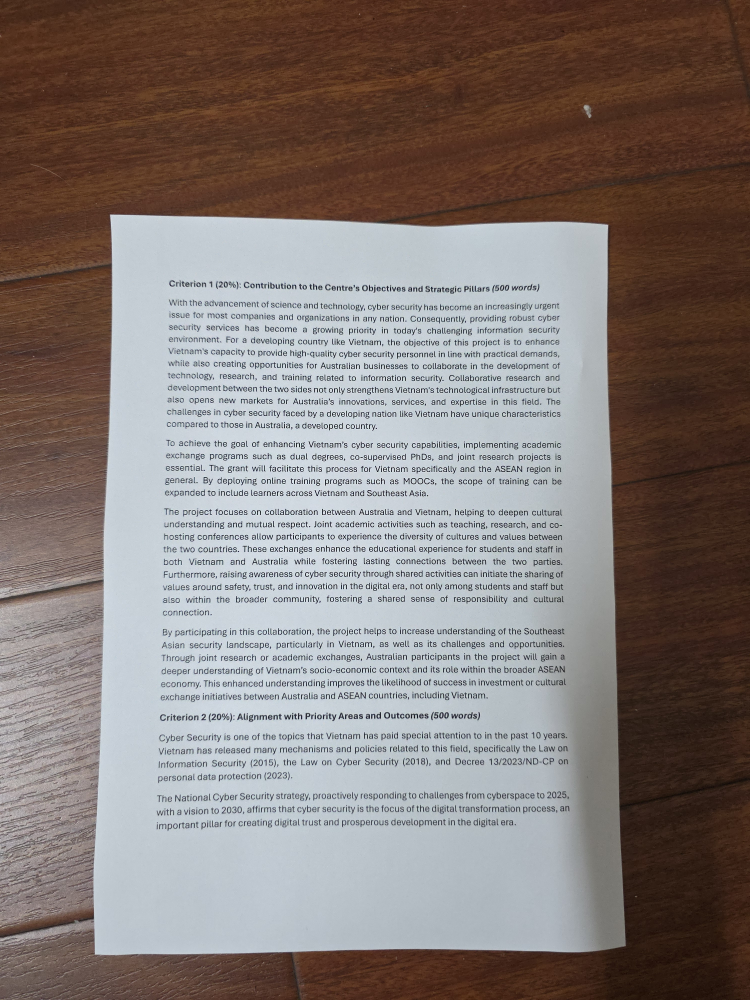
#> input picture images/image_2.jpg, 3000 x 4000 px, given in place of image_1.jpg, which was not available (shown at 1/4 size)
$ jupyter execute main_pipeline.ipynb   (text cells are left out)
#> lines starting #> are read from the running program, lines starting #| are printed output that depends on the picture; after the words box and inside, x2 and y2 are one past the last pixel; in counts of white or black regions, pixels touching at a corner belong together; pictures that were not available may be replaced by others from this repository, and a replacement may not be noted
[cell 1]
import os
import urllib.request
import cv2
import numpy as np
import matplotlib.pyplot as plt

# Configure global Matplotlib display settings
plt.rcParams['figure.figsize'] = (10, 8)

def show_image(image, title="Image", figsize=(8, 6)):
    """
    Cross-platform image display utility using Matplotlib.
    Automatically handles both RGB (color) and Grayscale images.
    """
    plt.figure(figsize=figsize)
    if len(image.shape) == 3:
        img_rgb = cv2.cvtColor(image, cv2.COLOR_BGR2RGB)
        plt.imshow(img_rgb)
    else:
        plt.imshow(image, cmap='gray')
    plt.title(title)
    plt.axis('off')
    plt.show()

[cell 2]
def order_points(pts):
    """Sorts 4 points in order: top-left, top-right, bottom-right, bottom-left"""
    rect = np.zeros((4, 2), dtype="float32")

    s = pts.sum(axis=1)
    rect[0] = pts[np.argmin(s)]   # Top-left
    rect[2] = pts[np.argmax(s)]   # Bottom-right

    diff = np.diff(pts, axis=1)
    rect[1] = pts[np.argmin(diff)] # Top-right
    rect[3] = pts[np.argmax(diff)] # Bottom-left

    return rect

def four_point_transform(image, pts):
    """Applies a perspective transform to flatten the document"""
    rect = order_points(pts)
    (tl, tr, br, bl) = rect

    # Calculate width of the new image
    widthA = np.sqrt(((br[0] - bl[0]) ** 2) + ((br[1] - bl[1]) ** 2))
    widthB = np.sqrt(((tr[0] - tl[0]) ** 2) + ((tr[1] - tl[1]) ** 2))
    maxWidth = max(int(widthA), int(widthB))

    # Calculate height of the new image
    heightA = np.sqrt(((tr[0] - br[0]) ** 2) + ((tr[1] - br[1]) ** 2))
    heightB = np.sqrt(((tl[0] - bl[0]) ** 2) + ((tl[1] - bl[1]) ** 2))
    maxHeight = max(int(heightA), int(heightB))

    dst = np.array([
        [0, 0],
        [maxWidth - 1, 0],
        [maxWidth - 1, maxHeight - 1],
        [0, maxHeight - 1]], dtype="float32")

    M = cv2.getPerspectiveTransform(rect, dst)
    warped = cv2.warpPerspective(image, M, (maxWidth, maxHeight))

    return warped

[cell 3]
def process_document(image_path):
    # --- STEP 1: LOAD & PREPROCESS ---
#> called with image_path = 'images/image_1.jpg'
    image = cv2.imread(image_path)
#> image is the input picture: shape (4000, 3000, 3); mean B, G, R 119.7, 123.2, 132.8
    if image is None:
        print(f"Image not found at: {image_path}")
        return

    # Resize for faster processing while keeping the aspect ratio
    ratio = image.shape[0] / 500.0
#> ratio = 8
    orig = image.copy()
    image_resized = cv2.resize(image, (int(image.shape[1] / ratio), 500))
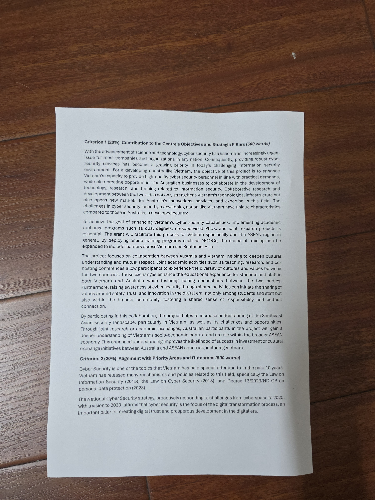
#> image_resized: shape (500, 375, 3); mean B, G, R 119.7, 123.2, 132.8

    gray = cv2.cvtColor(image_resized, cv2.COLOR_BGR2GRAY)
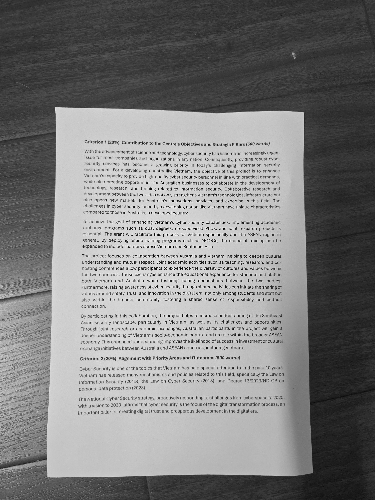
#> gray: shape (500, 375); min 1, max 245, mean 125.7
    gray = cv2.GaussianBlur(gray, (5, 5), 0)
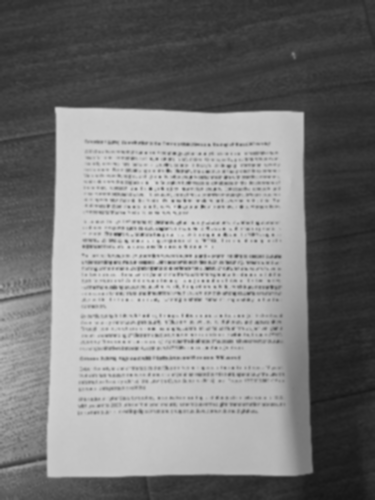
#> gray: shape (500, 375); min 22, max 222, mean 125.7

    # Edge Detection
    edged = cv2.Canny(gray, 75, 200)
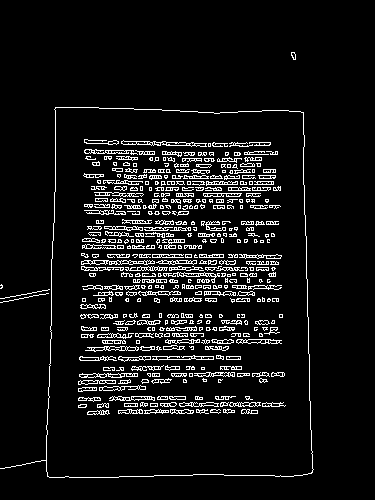
#> edged: shape (500, 375); 7.8% white in thin lines or dots, all inside (x1, y1, x2, y2) = (0, 52, 314, 478)
    show_image(edged, title="1. Canny Edge Detection")

    # --- STEP 2: FIND DOCUMENT CONTOUR ---
    cnts = cv2.findContours(edged.copy(), cv2.RETR_LIST, cv2.CHAIN_APPROX_SIMPLE)
#> cnts = 1257 contours, 1008 with area under 20; largest, box (x1, y1, x2, y2) and area: (0, 107, 314, 478) 93608, (46, 107, 314, 478) 93604, (121, 140, 207, 147) 234, (81, 260, 155, 265) 197, (79, 373, 138, 378) 160
    cnts = cnts[0] if len(cnts) == 2 else cnts[1]
    cnts = sorted(cnts, key=cv2.contourArea, reverse=True)[:5]
#> cnts = 5 contours; box (x1, y1, x2, y2) and area: (0, 107, 314, 478) 93608, (46, 107, 314, 478) 93604, (121, 140, 207, 147) 234, (81, 260, 155, 265) 197, (79, 373, 138, 378) 160

    screenCnt = None
    for c in cnts:
        peri = cv2.arcLength(c, True)
        approx = cv2.approxPolyDP(c, 0.02 * peri, True)

        # If the contour has 4 points, we assume it's the document
        if len(approx) == 4:
            screenCnt = approx
            break
#> this loop made 2 passes
#> (peri, screenCnt) on pass 2: (1265.3, [[56, 107], [303, 113], [310, 473], [47, 475]])
#> peri on pass 1: 1365.1

    if screenCnt is None:
        print("Document contour not clearly found. Using original image.")
        warped = orig
    else:
        # Scale the contour coordinates back to the original image size
        scaled_contour = (screenCnt * ratio).astype(int)
#> scaled_contour = [[448, 856], [2424, 904], [2480, 3784], [376, 3800]]

        # Draw contour on a copy of the original image
        debug_img_orig = orig.copy()
        cv2.drawContours(debug_img_orig, [scaled_contour], -1, (0, 255, 0), 5)
        show_image(debug_img_orig, title="2. Document Outline Detected")

        # Apply perspective transform
        warped = four_point_transform(orig, screenCnt.reshape(4, 2) * ratio)
#> in order_points, `s = pts.sum(axis=1)`: s = [1304, 3328, 6264, 4176]
#> in order_points, `diff = np.diff(pts, axis=1)`: diff = [408, -1520, 1304, 3424]
#> in four_point_transform, `rect = order_points(pts)`: rect has the same summary as scaled_contour in process_document
#> in four_point_transform, `(tl, tr, br, bl) = rect`: tl = [448, 856]; tr = [2424, 904]; br = [2480, 3784]; bl = [376, 3800]
#> in four_point_transform, `widthA = np.sqrt(((br[0] - bl[0]) ** 2) + ((br[1] - bl[1]) ** 2))`: widthA = 2104.1
#> in four_point_transform, `widthB = np.sqrt(((tr[0] - tl[0]) ** 2) + ((tr[1] - tl[1]) ** 2))`: widthB = 1976.6
#> in four_point_transform, `maxWidth = max(int(widthA), int(widthB))`: maxWidth = 2104
#> in four_point_transform, `heightA = np.sqrt(((tr[0] - br[0]) ** 2) + ((tr[1] - br[1]) ** 2))`: heightA = 2880.5
#> in four_point_transform, `heightB = np.sqrt(((tl[0] - bl[0]) ** 2) + ((tl[1] - bl[1]) ** 2))`: heightB = 2944.9
#> in four_point_transform, `maxHeight = max(int(heightA), int(heightB))`: maxHeight = 2944
#> in four_point_transform, `dst = np.array([ [0, 0], [maxWidth - 1, 0], [maxWidth - 1, maxHeight -..`: dst = [[0, 0], [2103, 0], [2103, 2943], [0, 2943]]
#> in four_point_transform, `M = cv2.getPerspectiveTransform(rect, dst)`: M = [[1.06, 0.0258, -494.9], [-0.0262, 1.08, -912.1], [-1.15e-05, 2.23e-05, 1]]
#> in four_point_transform, `warped = cv2.warpPerspective(image, M, (maxWidth, maxHeight))`:
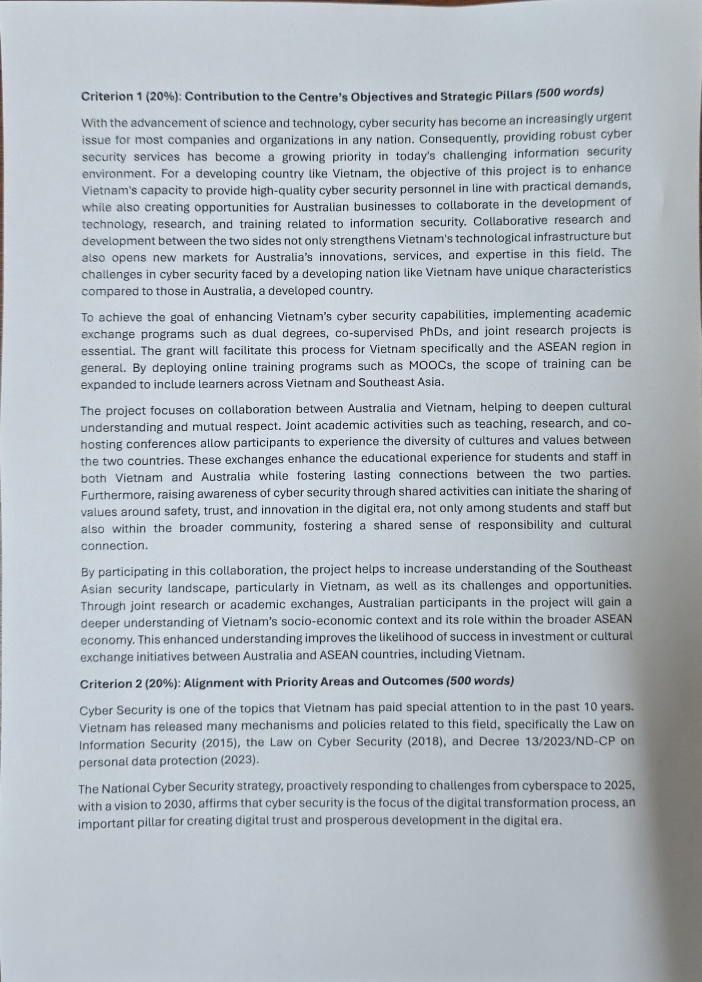
#> warped: shape (2944, 2104, 3) (shown at 1/3 size); mean B, G, R 193.9, 187.7, 179.9
        show_image(warped, title="3. Perspective Warp Applied")

    # --- STEP 3: ADAPTIVE BINARIZATION ---
    warped_gray = cv2.cvtColor(warped, cv2.COLOR_BGR2GRAY)
    blurred = cv2.GaussianBlur(warped_gray, (3, 3), 0)
    show_image(blurred, title="4. Blurred Grayscale")

    binary_1 = cv2.adaptiveThreshold(
        blurred,
        255,
        cv2.ADAPTIVE_THRESH_GAUSSIAN_C,
        cv2.THRESH_BINARY_INV, # Use INV to make text white, background black
        31,
        10
    )
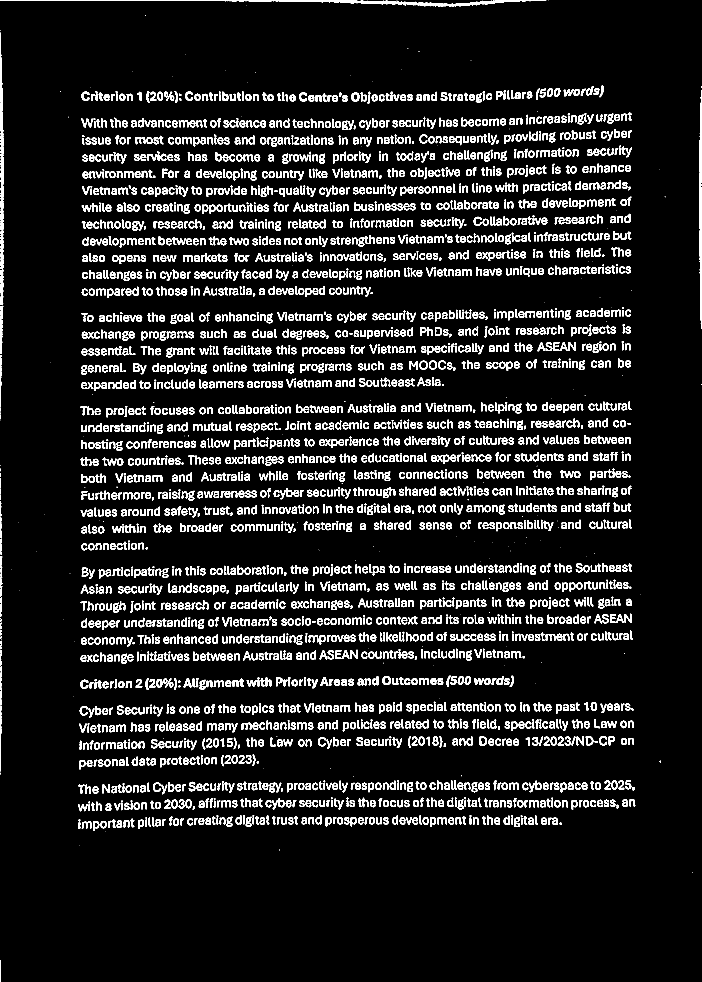
#> binary_1: shape (2944, 2104) (shown at 1/3 size); 9.1% white; 3494 white regions (184 under 20 px)
    binary = cv2.GaussianBlur(binary_1, (5, 5), 0)
    show_image(binary, title="5. Adaptive Binarization")

    # --- STEP 4: MORPHOLOGY & NOISE REMOVAL ---
    # Create horizontal rectangular kernel to connect characters into blocks
    kernel = cv2.getStructuringElement(cv2.MORPH_RECT, (30, 1))

    # Remove artificial borders/margins caused by scanning
    margin = 25
    h, w = binary.shape
#> h = 2944; w = 2104
    binary[0:margin, :] = 0           # Clear top margin
    binary[h-margin:h, :] = 0         # Clear bottom margin
#> binary: shape (2944, 2104); min 0, max 255, mean 22.9
    binary[:, 0:margin] = 0           # Clear left margin
    binary[:, w-margin:w] = 0         # Clear right margin
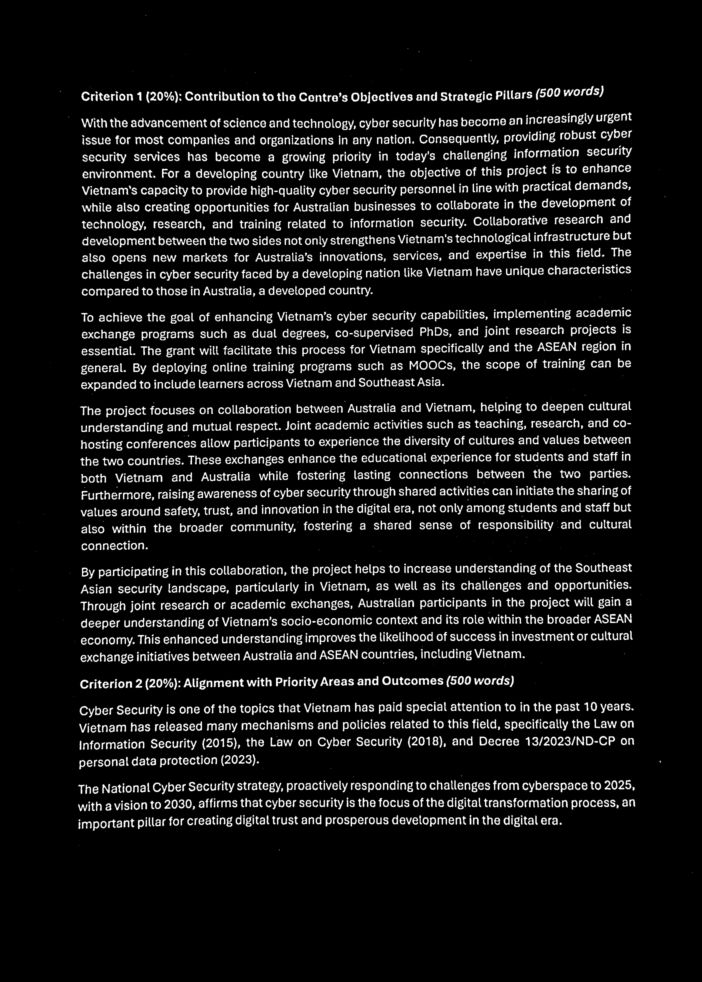
#> binary: shape (2944, 2104) (shown at 1/3 size); min 0, max 255, mean 22.4

    # Dilation to merge text regions
    dilated = cv2.dilate(binary, kernel, iterations=1)
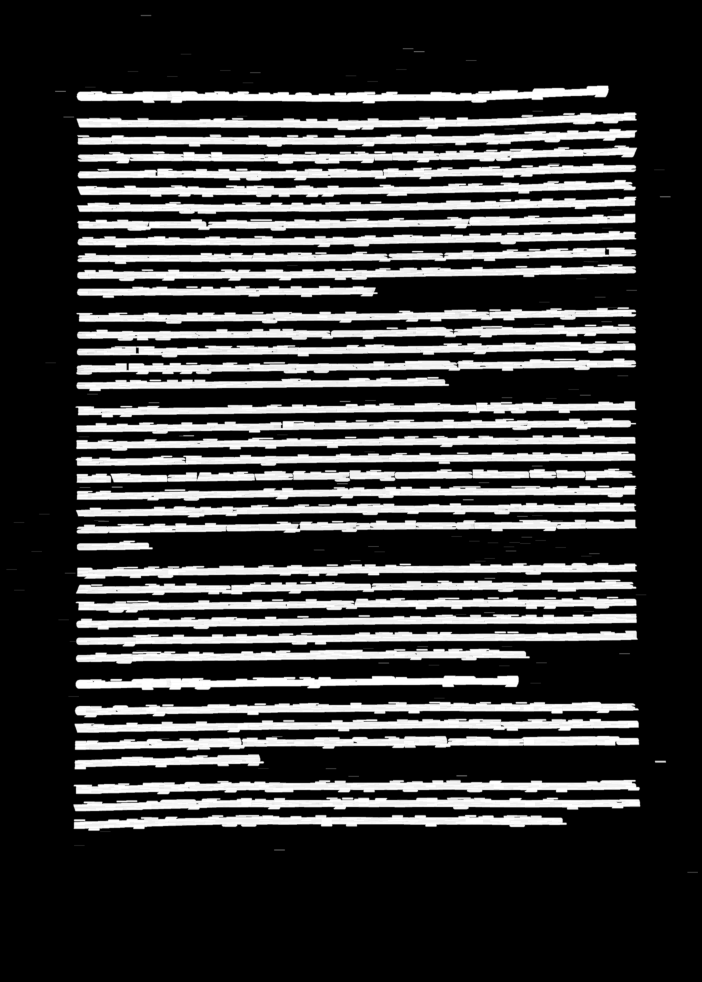
#> dilated: shape (2944, 2104) (shown at 1/3 size); min 0, max 255, mean 59.9
    show_image(dilated, title="6. Morphological Dilation (Text Blocks)")

    # --- STEP 5: EXTRACT TEXT BLOCKS ---
    contours, _ = cv2.findContours(dilated, cv2.RETR_EXTERNAL, cv2.CHAIN_APPROX_SIMPLE)
#> contours = 139 contours; largest, box (x1, y1, x2, y2) and area: (219, 2338, 1921, 2385) 50866, (223, 2206, 1919, 2253) 50182, (218, 2390, 1923, 2436) 49416, (223, 2103, 1918, 2154) 48713, (229, 1687, 1913, 1738) 48610
    output_image = warped.copy()

    min_area = 500 # Minimum area threshold

    for cnt in contours:
        x, y, w, h = cv2.boundingRect(cnt)
        area = cv2.contourArea(cnt)
        if area > min_area:
            # Draw green bounding boxes around text areas
            cv2.rectangle(output_image, (x, y), (x + w, y + h), (0, 255, 0), 2)
#> this loop made 139 passes
#> (x, y, w, h, area) on passes 4, 5, 6, 8, 11, 12, 13, 14, 15, 19, 23, 24: (219, 2443, 1483, 54, 43545), (218, 2390, 1705, 46, 49415.5), (219, 2338, 1702, 47, 50865.5), (1368, 2324, 35, 7, 203), (1963, 2280, 37, 10, 319), (222, 2261, 572, 49, 16383.5), (223, 2206, 1696, 47, 50182), (222, 2154, 1696, 46, 48572.5), (223, 2103, 1695, 51, 48713), (225, 2025, 1333, 47, 38525.5), (1134, 1986, 35, 6, 169.5), (1856, 1958, 35, 6, 169.5)
#> (cnt, x, y, w, h, area) on passes 1, 2, 3, 7, 9, 10: ([[2061, 2614], [2061, 2619], [2093, 2619], [2093, 2614]], 2061, 2614, 33, 6, 160), ([[821, 2547], [821, 2552], [855, 2552], [855, 2547]], 821, 2547, 35, 6, 170), ([[221, 2534], [221, 2538], [254, 2538], [254, 2534]], 221, 2534, 34, 5, 132), ([[1044, 2326], [1044, 2331], [1077, 2331], [1077, 2326]], 1044, 2326, 34, 6, 165), ([[976, 2303], [976, 2308], [1009, 2308], [1009, 2303]], 976, 2303, 34, 6, 165), ([[773, 2303], [773, 2307], [806, 2307], [806, 2303]], 773, 2303, 34, 5, 132)
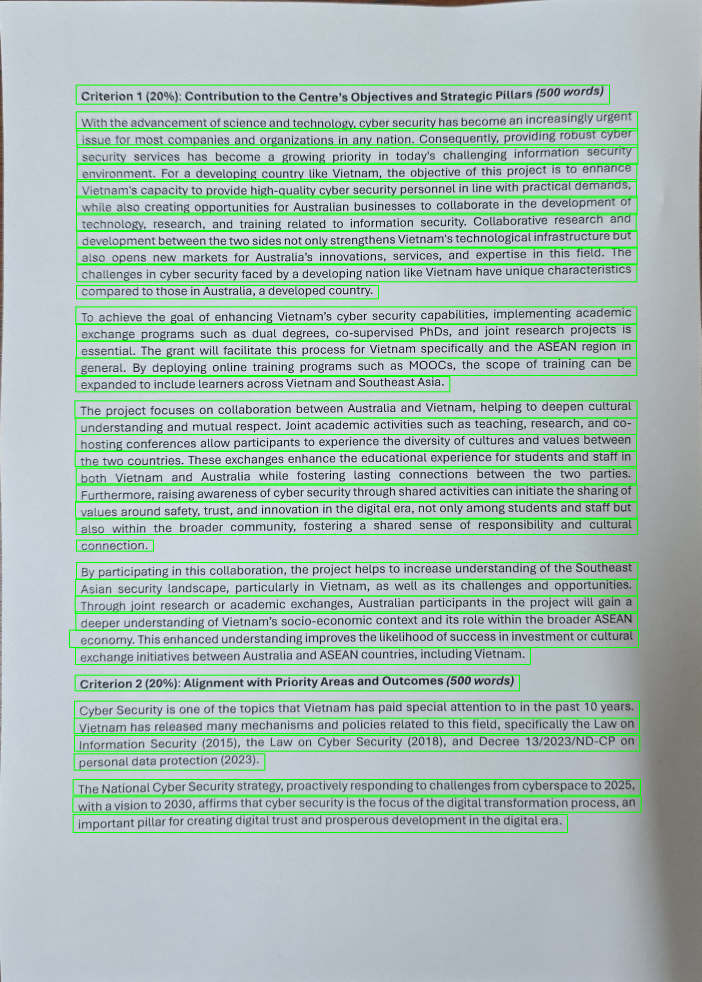
#> output_image: shape (2944, 2104, 3) (shown at 1/3 size); mean B, G, R 181.9, 190.5, 168.7

    show_image(output_image, title="7. Final Text Block Segmentation", figsize=(10, 8))
